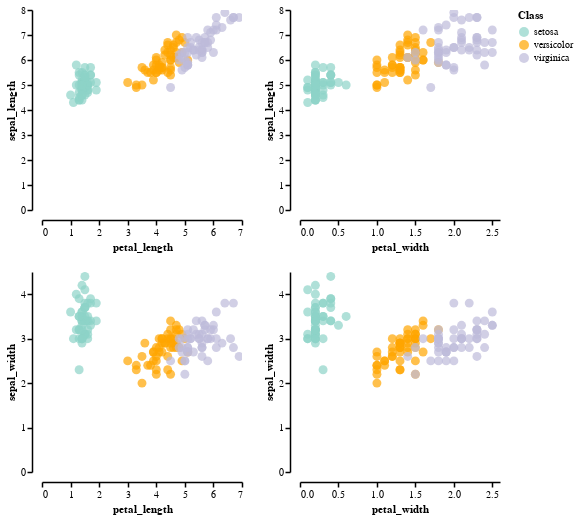

The notebook cell saved with this chart:
### Code cell
def scatter_plot_multiple(data, row_features,col_features,class_label, legend_label, color_map, point_size):
    plot = alt.Chart(data).mark_circle(size=point_size).encode(
        alt.X(alt.repeat("column"), type='quantitative'),
        alt.Y(alt.repeat("row"), type='quantitative'), 
        alt.Color(class_label, legend=alt.Legend(title="Class"),
                  scale=alt.Scale(domain=legend_label, range=color_map))
        ).properties(
            width=200,
            height=200,
        ).repeat(
            row=row_features,
            column=col_features
        ).configure_axis(
            grid=False, 
            domainWidth=1.5, domainColor="black", ## edit axis stroke width and color
            tickWidth=1.5,tickColor="black", ## edit tick stroke width and color
            offset=10, tickCount=6 ## edit distance from the y-axis to x-axis
        ).configure_view(
            strokeOpacity=0 ## edit bounding box visibility
        ).interactive()
    
    
    return plot

row_features = ["sepal_length", "sepal_width"]
col_features = ["petal_length", "petal_width"]
scatter_plot_multiple(iris_df, row_features=row_features,col_features=col_features, 
                      class_label = "class_str", 
                      legend_label = target_names, color_map = color_map, point_size=80)

### Figure 1 — Vega-Lite specification as saved in the notebook (floating-point values rounded to 4 significant figures; data arrays with more than 128 entries replaced by an {"elided": "..."} marker saying what was removed)
{"config": {"view": {"continuousWidth": 400, "continuousHeight": 300, "strokeOpacity": 0}, "axis": {"domainColor": "black", "domainWidth": 1.5, "grid": false, "offset": 10, "tickColor": "black", "tickCount": 6, "tickWidth": 1.5}}, "repeat": {"column": ["petal_length", "petal_width"], "row": ["sepal_length", "sepal_width"]}, "spec": {"data": {"name": "data-de46d633cbc82d65bb5d7a39d264e90d"}, "mark": {"type": "circle", "size": 80}, "encoding": {"color": {"field": "class_str", "legend": {"title": "Class"}, "scale": {"domain": ["setosa", "versicolor", "virginica"], "range": ["#8dd3c7", "orange", "#bebada"]}, "type": "nominal"}, "x": {"field": {"repeat": "column"}, "type": "quantitative"}, "y": {"field": {"repeat": "row"}, "type": "quantitative"}}, "height": 200, "selection": {"selector048": {"type": "interval", "bind": "scales", "encodings": ["x", "y"]}}, "width": 200}, "$schema": "https://vega.github.io/schema/vega-lite/v4.17.0.json", "datasets": {"data-de46d633cbc82d65bb5d7a39d264e90d": {"elided": "150 records"}}}
